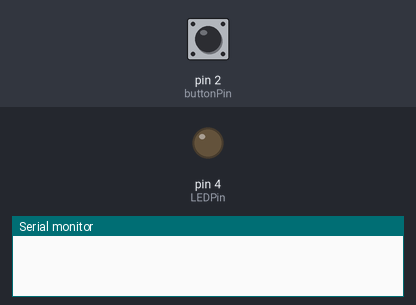
A sketch run on a simulated Arduino Uno, built with avr-gcc and run on an emulated ATmega328P. On the bench: output pins drawn as LEDs (lit = HIGH), the last lines printed to the serial monitor. Dashed ring = blinking. The test bench sets the inputs (shaded band); at power-on: pin 2 (buttonPin) LOW.

Above: at 1.2 s.
1.3 s: pin 2 (buttonPin) pulled HIGH for 0.15 s
4.4 s: pin 2 (buttonPin) pulled HIGH for 1 s
At 5.0 s:
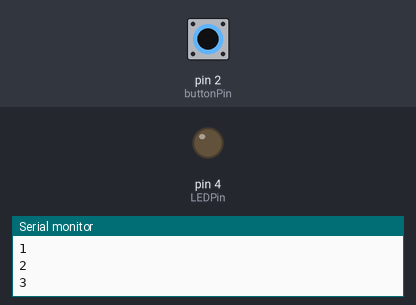
8.4 s: pin 2 (buttonPin) pulled HIGH for 3.2 s
At 14.9 s:
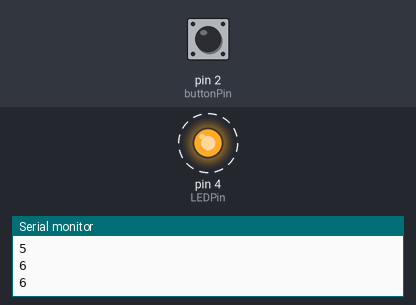
Timing chart, 0 to 18.6 s (numbered marks = the images above; inputs shaded):
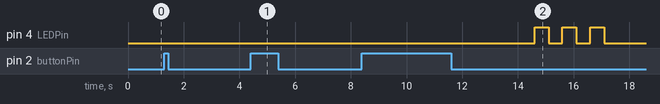

Measured:
- after the input at 4.4 s, pin 4 (LEDPin): stays LOW (without the input it goes to HIGH after 0.05 s)

The sketch:

juggling__game.ino
```cpp
const int buttonPin = 2;     // the number of the pushbutton pin
const int LEDPin = 4; // number of pin for LED
int score = 0;      // initial score
unsigned long gameTime; // current time
bool timerSwitch = false; //allows for current time value to be captured
int currentTime = 0;//time when balls are caught
int previousButtonState = 0;//tracks the previous state of my button
int buttonState = 0;   // variable for reading the current buttonState status

void setup() {

  Serial.begin(9600);
  // initialize the LEDPin as an output:
  // initialize the buttonPin pin as an input:
  pinMode(buttonPin, INPUT);
  pinMode(LEDPin, OUTPUT);

}

void loop() {

  gameTime = millis();//keep track of time since sketch started
  // read the state of the pushbutton value:
  buttonState = digitalRead(buttonPin); //reads current state of button either HIGH or LOW

 if(buttonState != previousButtonState){
  score++;//if there is a change in states from the button, add to the score(this will be checked twice so we have to divide the final score by 2 to get the actual score)
  Serial.println(score);
 }

  // check if the pushbutton is pressed. If it is, the buttonState is HIGH:
  if (buttonState == HIGH ) {
    timerSwitch = true;
    if(timerSwitch == true){//starts counting the current time
      currentTime = gameTime;
      timerSwitch = false; //when switch is release, the time at which is was released is saved
    }
  }
  else if ((buttonState == LOW) && ((currentTime + 3000) <= gameTime) && (score > 0)){ //if there is no circuit connection, it has been 3 seconds since the user has made a complete circuit, and the user has scored at least one point, do the following:

    for(int i = 0 ; i < (score/2) ; i++){//flash the LED for how many points the user has scored, wait 10 seconds, and then do it again
      Serial.println(score);
      digitalWrite(LEDPin, HIGH);
      delay(500);
      digitalWrite(LEDPin, LOW);
      delay(500);
    }
    delay(10000);
  }


previousButtonState = buttonState;//updating the previous button state
}
```
